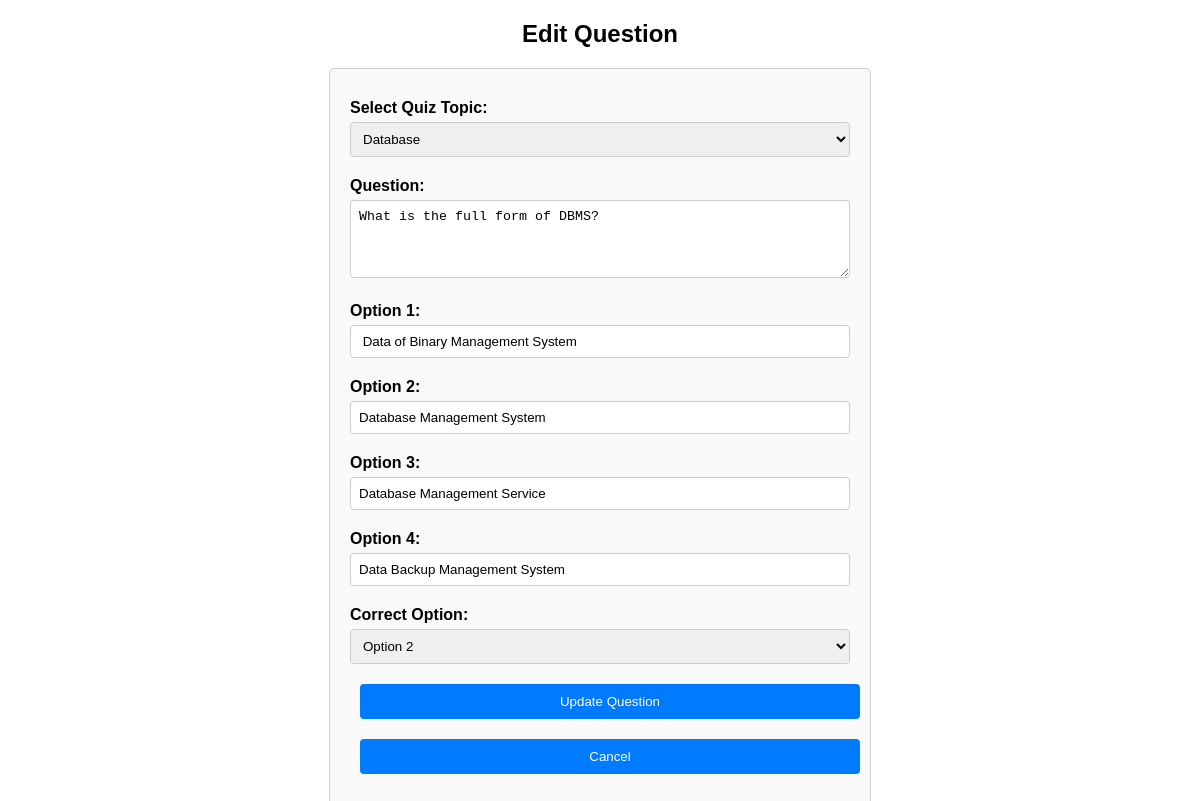
Screenshot of /admin/edit_question.php?id=9 (signed in) with the database file from the repository.
### tables this page shows
CREATE TABLE `questions` (
  `question_id` int(11) NOT NULL,
  `topic_id` int(11) NOT NULL,
  `question` text NOT NULL,
  `option1` varchar(255) NOT NULL,
  `option2` varchar(255) NOT NULL,
  `option3` varchar(255) NOT NULL,
  `option4` varchar(255) NOT NULL,
  `correct_option` varchar(255) NOT NULL,
  `addedBy` int(11) NOT NULL
);

### admin/edit_question.php (the view, shortened to what this page needs)
<?php
include '..//connection.php';
if (isset($_GET['id'])) {
    $questionID = $_GET['id'];
    $query = "SELECT * FROM questions WHERE question_id = '$questionID'";
    $result = mysqli_query($con, $query);
    $question = mysqli_fetch_assoc($result);
} else {
    header("Location: questions.php");
    exit();
}
$query = "SELECT * FROM quiz_topics";
$result = mysqli_query($con, $query);
if ($result) {
    $topics = mysqli_fetch_all($result, MYSQLI_ASSOC);
} else {
    echo "Error: " . mysqli_error($con);
}
?>
<!DOCTYPE html>
<html>
<head>
</head>
<body>
    <h2>Edit Question</h2>
    <form action="" method="post">
        <label for="topic">Select Quiz Topic:</label>
        <select name="topic" id="topic">
            <?php
            foreach ($topics as $topic) {
                $topicID = $topic['topic_id'];
                $topicName = $topic['topic_name'];
                $selected = ($topicID == $question['topic_id']) ? 'selected' : '';
                echo "<option value='$topicID' $selected>$topicName</option>";
            }
            ?>
        </select>
        <br>
        <label for="question">Question:</label>
        <textarea name="question" rows="4" required><?php echo $question['question']; ?></textarea>
        <br>
        <label for="option1">Option 1:</label>
        <input type="text" name="option1" id="option1" value="<?php echo $question['option1']; ?>" oninput="updateSelectOption()" required>
        <br>
        <label for="option2">Option 2:</label>
        <input type="text" name="option2" id="option2" value="<?php echo $question['option2']; ?>" oninput="updateSelectOption()" required>
        <br>
        <label for="option3">Option 3:</label>
        <input type="text" name="option3" id="option3" value="<?php echo $question['option3']; ?>" oninput="updateSelectOption()" required>
        <br>
        <label for="option4">Option 4:</label>
        <input type="text" name="option4" id="option4" value="<?php echo $question['option4']; ?>" oninput="updateSelectOption()" required>
        <br>
        <label for="correctOption">Correct Option:</label>
        <select name="Answer" id="Answer">
    <?php
    $options = array($question['option1'], $question['option2'], $question['option3'], $question['option4']);
    foreach ($options as $index => $option) {
        $selected = ($option == $question['correct_option']) ? 'selected' : '';
        echo "<option value='$option' $selected>Option " . ($index + 1) . "</option>";
    }
    ?>
</select>
        <br>
        <button type="submit" name="submit">Update Question</button>
        <button type="submit" name="cancel">Cancel</button>
    </form>
</body>
</html>

### admin/edit_question.php (style rules this page uses)
body { font-family: Arial, sans-serif; margin: 0; padding: 0; }
h2 { text-align: center; margin-top: 20px; }
form { max-width: 500px; margin: 0 auto; padding: 20px; border: 1px solid #ccc; border-radius: 5px; background-color: #f9f9f9; }
label { display: block; margin-top: 10px; font-weight: bold; }
select, textarea, input[type="text"] { width: 100%; padding: 8px; margin-top: 5px; margin-bottom: 10px; border: 1px solid #ccc; border-radius: 4px; box-sizing: border-box; }
textarea { resize: vertical; }
button[type="submit"], button[type="cancel"] { width: 100%; margin: 10px ; padding: 10px; background-color: #007bff; color: #fff; border: none; border-radius: 4px; cursor: pointer; transition: background-color 0.3s; display: inline-block; }

### rows the page displays
questions: question "What is the full form of DBMS?", option1 "Data of Binary Management System", option2 "Database Management System", option3 "Database Management Service", option4 "Data Backup Management System"

### other values shown
form field topic "Database"
